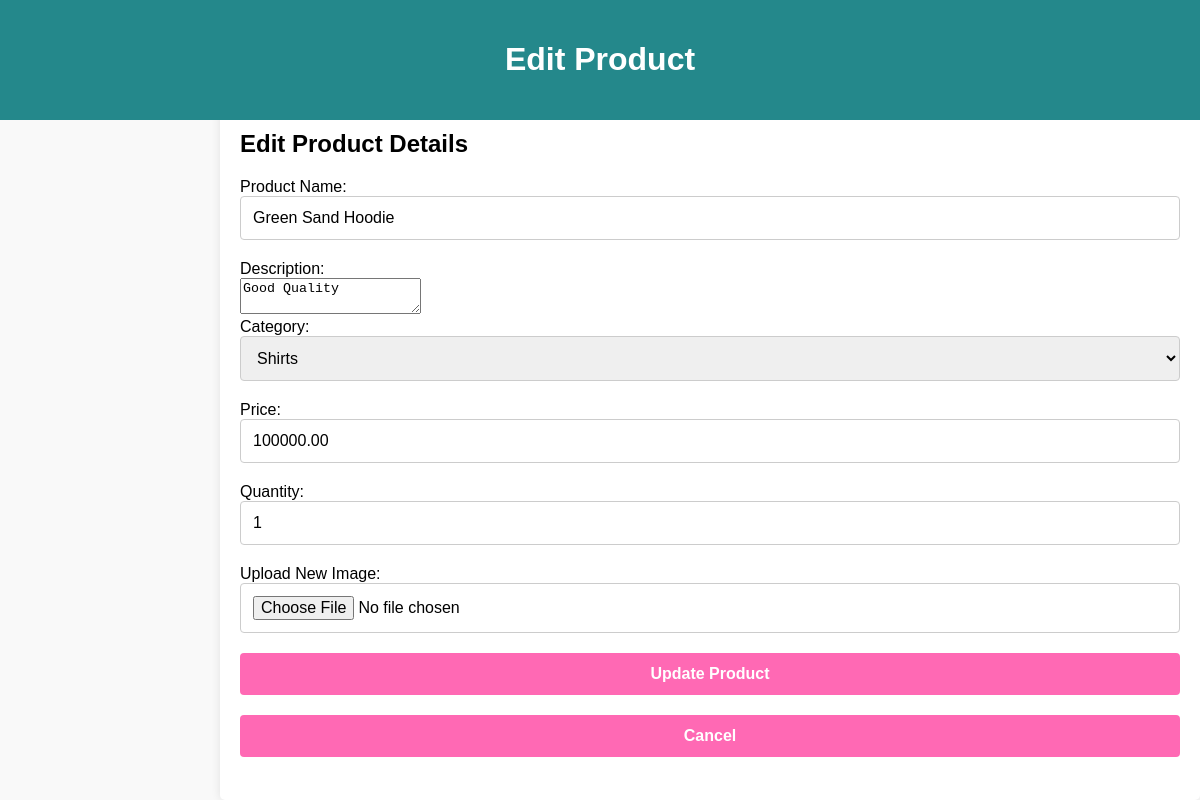
The page /admin/edit_product.php?productId=17 on the database its author committed.
### tables this page shows
CREATE TABLE `product` (
  `productId` int(11) NOT NULL,
  `shopId` int(11) DEFAULT NULL,
  `userId` int(11) NOT NULL,
  `productName` varchar(255) NOT NULL,
  `productDesc` varchar(200) DEFAULT NULL,
  `productCategory` enum('Shirts','Pants','Sweaters & Hoodies','Accessories','Footwear') DEFAULT NULL,
  `productPrice` decimal(10,2) DEFAULT NULL,
  `productQuantity` int(11) DEFAULT NULL,
  `productPhoto` varchar(255) DEFAULT NULL,
  `created_at` timestamp NOT NULL DEFAULT current_timestamp()
);

### admin/edit_product.php (the view, shortened to what this page needs)
<?php
include 'db_connect.php';
$productId = $_GET['productId'];
$stmt = $conn->prepare("SELECT * FROM product WHERE productId = ?");
$stmt->bind_param("i", $productId);
$stmt->execute();
$result = $stmt->get_result();
$product = $result->fetch_assoc();
?>
<!DOCTYPE html>
<html lang="en">
<head>
    <link rel="stylesheet" href="style.css">
</head>
<body>
    <div class="container">
        <div class="navbar">
            <h1>Edit Product</h1>
        </div>
        <div class="main-content">
            <h2>Edit Product Details</h2>
            <form action="update_product.php" method="POST" enctype="multipart/form-data">
                <label for="productName">Product Name:</label>
                <input type="text" name="productName" id="productName" value="<?php echo htmlspecialchars($product['productName']); ?>" required>
                <label for="productDesc">Description:</label>
                <br>
                <textarea name="productDesc" id="productDesc" required><?php echo htmlspecialchars($product['productDesc']); ?></textarea>
                <br>
                <label for="productCategory">Category:</label>
                <select name="productCategory" id="productCategory" required>
                    <option value="Shirts" <?php echo ($product['productCategory'] == 'Shirts') ? 'selected' : ''; ?>>Shirts</option>
                </select>
                <label for="productPrice">Price:</label>
                <input type="number" name="productPrice" id="productPrice" value="<?php echo htmlspecialchars($product['productPrice']); ?>" required>
                <label for="productQuantity">Quantity:</label>
                <input type="number" name="productQuantity" id="productQuantity" value="<?php echo htmlspecialchars($product['productQuantity']); ?>" required>
                <label for="productPhoto">Upload New Image:</label>
                <input type="file" name="productPhoto" id="productPhoto">
                <button type="submit">Update Product</button>
                <button type="button" onclick="window.location.href='manage_products.php';">Cancel</button>
            </form>
        </div>
    </div>
</body>
</html>

### admin/style.css (style rules this page uses)
* { box-sizing: border-box; }
html, body { height: 100%; margin: 0; font-family: Arial, sans-serif; background-color: #f9f9f9; }
.container { display: flex; flex-direction: column; min-height: 100vh; }
.navbar { background: #24888b; color: #ffffff; padding: 20px; text-align: center; }
.main-content { margin-left: 220px; padding: 20px; background: #ffffff; border-radius: 5px; box-shadow: 0 0 10px rgba(0, 0, 0, 0.1); flex: 1; }
input, select, button { width: 100%; padding: 12px; margin-bottom: 20px; border: 1px solid #ccc; border-radius: 4px; box-sizing: border-box; font-size: 16px; }
button { background-color: #ff69b4; color: #fff; font-weight: bold; cursor: pointer; border: none; transition: background-color 0.3s; }
.navbar { background: #24888b; color: #ffffff; padding: 20px; text-align: center; position: fixed; top: 0; left: 0; right: 0; z-index: 1000; }
.main-content { margin-left: 220px; margin-top: 90px; padding: 20px; background: #ffffff; border-radius: 5px; box-shadow: 0 0 10px rgba(0, 0, 0, 0.1); flex: 1; }

### rows shown on the page
product: productName "Green Sand Hoodie", productDesc "Good Quality", productPrice "100000.00", productQuantity "1"
